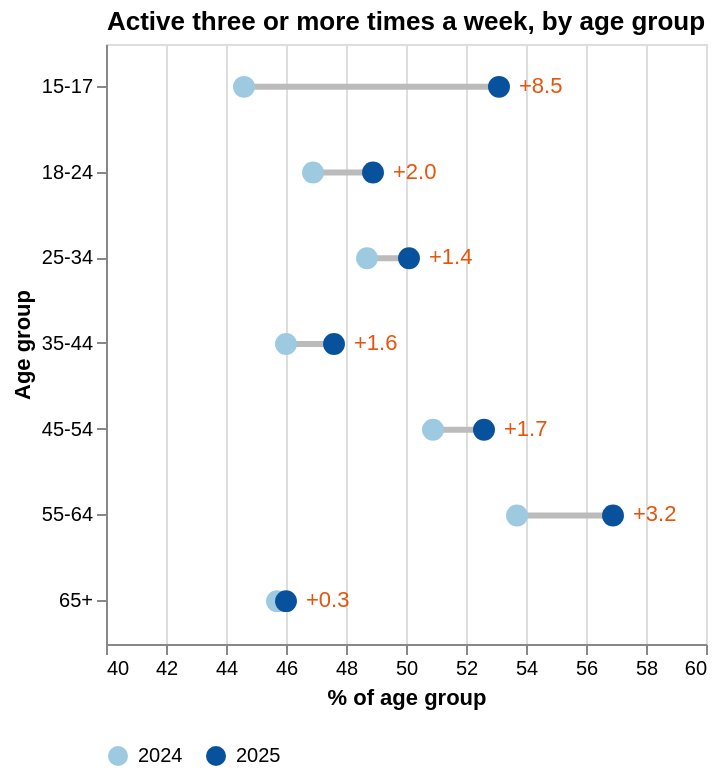

Vega-Lite specification stored for this chart:
### Vega-Lite specification from a JSON file in a GitHub repository (floating-point values rounded to 4 significant figures)
{"$schema": "https://vega.github.io/schema/vega-lite/v5.json", "title": "Active three or more times a week, by age group", "width": "container", "height": 300, "data": {"values": [{"age": "15-17", "rate2024": 44.6, "rate2025": 53.1}, {"age": "18-24", "rate2024": 46.9, "rate2025": 48.9}, {"age": "25-34", "rate2024": 48.7, "rate2025": 50.1}, {"age": "35-44", "rate2024": 46.0, "rate2025": 47.6}, {"age": "45-54", "rate2024": 50.9, "rate2025": 52.6}, {"age": "55-64", "rate2024": 53.7, "rate2025": 56.9}, {"age": "65+", "rate2024": 45.7, "rate2025": 46.0}]}, "encoding": {"y": {"field": "age", "type": "ordinal", "title": "Age group"}}, "layer": [{"mark": {"type": "rule", "color": "#bbbbbb", "strokeWidth": 3}, "encoding": {"x": {"field": "rate2024", "type": "quantitative", "title": "% of age group", "scale": {"domain": [40, 60]}}, "x2": {"field": "rate2025"}}}, {"transform": [{"fold": ["rate2024", "rate2025"], "as": ["Year", "Rate"]}, {"calculate": "replace(datum.Year, 'rate', '')", "as": "Year"}], "mark": {"type": "circle", "size": 120, "opacity": 1}, "encoding": {"x": {"field": "Rate", "type": "quantitative"}, "color": {"field": "Year", "type": "nominal", "scale": {"domain": ["2024", "2025"], "range": ["#9ecae1", "#08519c"]}, "legend": {"orient": "bottom", "direction": "horizontal", "title": null}}, "tooltip": [{"field": "age", "type": "nominal", "title": "Age group"}, {"field": "Year", "type": "nominal"}, {"field": "Rate", "type": "quantitative", "title": "Rate (%)", "format": ".1f"}]}}, {"mark": {"type": "text", "align": "left", "dx": 10, "fontSize": 11, "color": "#e6550d"}, "encoding": {"x": {"field": "rate2025", "type": "quantitative"}, "text": {"field": "Change", "type": "quantitative", "format": "+.1f"}}, "transform": [{"calculate": "datum.rate2025 - datum.rate2024", "as": "Change"}]}]}
